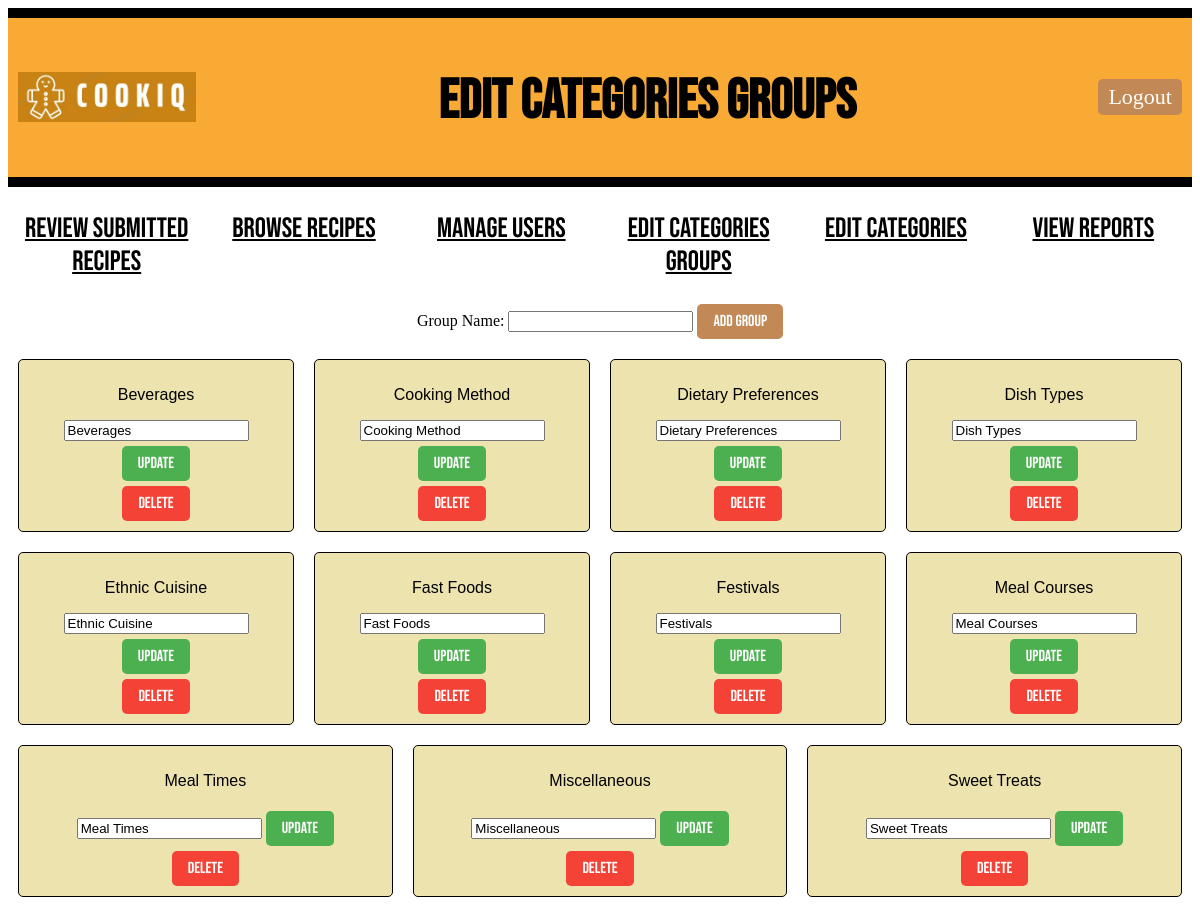
/admin/1/edit_category_groups (signed in), run on the app's committed database.
### models.py (models this page shows, shortened)
class CategoryGroup(db.Model):
    id = db.Column(db.Integer, primary_key=True)
    name = db.Column(db.String(50), nullable=False, unique=True)
    categories = db.relationship('Category', backref='group', lazy=True)

### main.py (the view)
@app.route("/admin/<int:admin_id>/edit_category_groups")
def edit_category_groups(admin_id):
    if "admin_id" not in session:
        return redirect(url_for("adminlogin"))
    admin = Admin.query.get_or_404(admin_id)
    groups = CategoryGroup.query.order_by(CategoryGroup.name).all()
    return render_template("edit_category_groups.html", admin_id=admin_id, admin=admin, groups=groups)

### templates/edit_category_groups.html (shortened to what this page needs)
<!DOCTYPE html>
<html lang="en">
<head>
    <link rel="stylesheet" href="{{ url_for('static', filename='style.css') }}">
</head>
<body>
    <div class="header">
        <div class="logo-container">
            <img style="height: 50px; padding-bottom: 30px;" src="{{ url_for('static', filename='Logo_CookiQ.jpeg') }}" alt="Logo_CookiQ">
        </div>
        <h1 class="title">Edit Categories Groups</h1>
        <a href="{{ url_for('adminlogout') }}" class="LogOutButton">Logout</a>
    </div>
    {% include '_flashes.html' %}
    <div class="classification">
        <ul>
            <li><a href="{{ url_for('pending_submissions', admin_id=admin.id) }}" class="nav-button">Review Submitted Recipes</a></li>
            <li><a href="{{ url_for('admin_browse_recipes', admin_id=admin.id)}}" class="nav-button">Browse Recipes</a></li>
            <li><a href="{{ url_for('manage_users', admin_id=admin.id) }}" class="nav-button">Manage Users</a></li>
            <li><a href="{{ url_for('edit_category_groups', admin_id=admin.id)}}" class="nav-button">Edit Categories Groups</a></li>
            <li><a href="{{ url_for('edit_categories', admin_id=admin.id) }}" class="nav-button">Edit Categories</a></li>
            <li><a href="{{ url_for('view_reports', admin_id=admin.id) }}" class="nav-button">View Reports</a></li>
        </ul>
    </div>
    <div class="category-group-form">
        <form method="POST" action="{{ url_for('add_category_group', admin_id=admin.id) }}" class="add-category-group-form">
            <label for="category-group">Group Name:</label>
            <div class="category-group-input">
                <input type="text" id="group" name="name" required>
                <button type="submit" class="add-category-group-button">Add Group</button>
            </div>
        </form>
    </div>
    <div class="categories-group">
        {% for i in range(0, groups | length, 4) %}
        <div class="category-group-row">
            {% for group in groups[i:i+4] %}
                <div class="category-group-card">
                    <p>{{ group.name }}</p>
                    <form action="{{ url_for('update_category_group', admin_id=admin.id, group_id=group.id) }}" method="post">
                        <input type="text" name="new_name" value="{{ group.name }}" required>
                        <button type="submit" class="update-category-group-button">Update</button>
                    </form>
                    <form action="{{ url_for('delete_category_group', admin_id=admin.id, group_id=group.id) }}" method="post">
                        <button type="button" class="delete-category-group-button" onclick="confirmDelete('{{ group.id }}', '{{ group.name }}')">Delete</button>
                    </form>
                </div>
            {% endfor %}
        </div>
        {% endfor %}
    </div>
</body>
</html>

### static/style.css (style rules this page uses)
.header { display: flex; align-items: center; justify-content: space-between; background-color: #f8aa35; border-top: 10px solid #000; border-bottom: 10px solid #000; margin-bottom: 20px; padding: 5px 10px; }
.logo-container { display: flex; align-items: center; margin-top: 30px; }
.title { font-family: 'Bebas Neue', sans-serif; font-size: 55px; color: rgb(0, 0, 0); margin-top: 45px; }
.nav-button { border: none; color: rgb(0, 0, 0); }
.MainButton, .HomeButton, .LogOutButton { padding: 5px 10px; border-radius: 5px; background-color: #c28855; color: #fff; font-size: 22px; font-weight: 300; cursor: pointer; text-decoration: none; left: 20px; }
.classification ul { text-align: center; display: flex; padding-top: 5px; padding-left: 0px; }
.classification li { font-family: 'Bebas Neue', sans-serif; font-size: 28px; font-weight: 300; text-transform: uppercase; display: inline-block; width: 100%; }
.add-category-button, .add-category-group-button { padding: 8px 16px; border: none; cursor: pointer; border-radius: 5px; font-family: 'Bebas Neue', sans-serif; font-size: 16px; background-color: #c28855; color: #fff; transition: background-color 0.3s; }
.category-row, .category-group-row { display: flex; justify-content: center; margin-bottom: 20px; }
.category-card, .category-group-card { width: 45%; margin: 0 10px; padding: 10px; border: 1px solid #000; border-radius: 5px; background-color: #ece3ae; text-align: center; }
.category-card p, .category-group-card p { font-family: 'Franklin Gothic Medium', 'Arial Narrow', Arial, sans-serif; text-align: center; }
.update-category-button, .delete-category-button, .update-category-group-button, .delete-category-group-button { padding: 8px 16px; border: none; cursor: pointer; border-radius: 5px; font-family: 'Bebas Neue', sans-serif; font-size: 16px; transition: background-color 0.3s; margin-top: 5px; }
.update-category-button, .update-category-group-button { background-color: #4CAF50; color: white; }
.delete-category-button, .delete-category-group-button { background-color: #f44336; color: white; }
.add-category-form, .add-category-group-form { text-align: center; margin-bottom: 20px; }
.category-input, .category-group-input { display: inline-block; }
.add-category-button, .add-category-group-button { margin-top: 10px; padding: 8px 16px; border: none; cursor: pointer; border-radius: 5px; font-family: 'Bebas Neue', sans-serif; font-size: 16px; background-color: #c28855; color: #fff; transition: background-color 0.3s; }

### data on the page
CategoryGroup: name "Beverages", new_name "Beverages"
CategoryGroup: name "Cooking Method", new_name "Cooking Method"
CategoryGroup: name "Dietary Preferences", new_name "Dietary Preferences"
CategoryGroup: name "Dish Types", new_name "Dish Types"
CategoryGroup: name "Ethnic Cuisine", new_name "Ethnic Cuisine"
CategoryGroup: name "Fast Foods", new_name "Fast Foods"
CategoryGroup: name "Festivals", new_name "Festivals"
CategoryGroup: name "Meal Courses", new_name "Meal Courses"
CategoryGroup: name "Meal Times", new_name "Meal Times"
CategoryGroup: name "Miscellaneous", new_name "Miscellaneous"
CategoryGroup: name "Sweet Treats", new_name "Sweet Treats"
